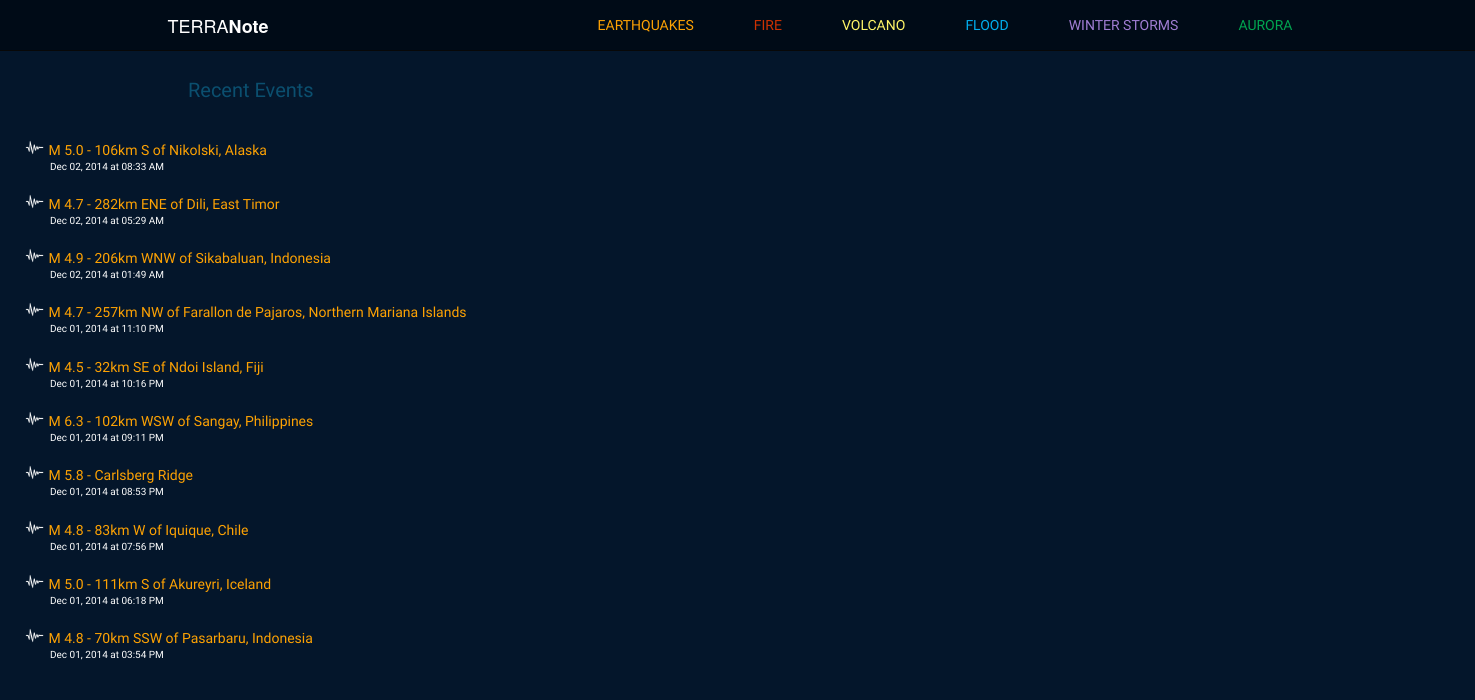
Before: / with the older database file.
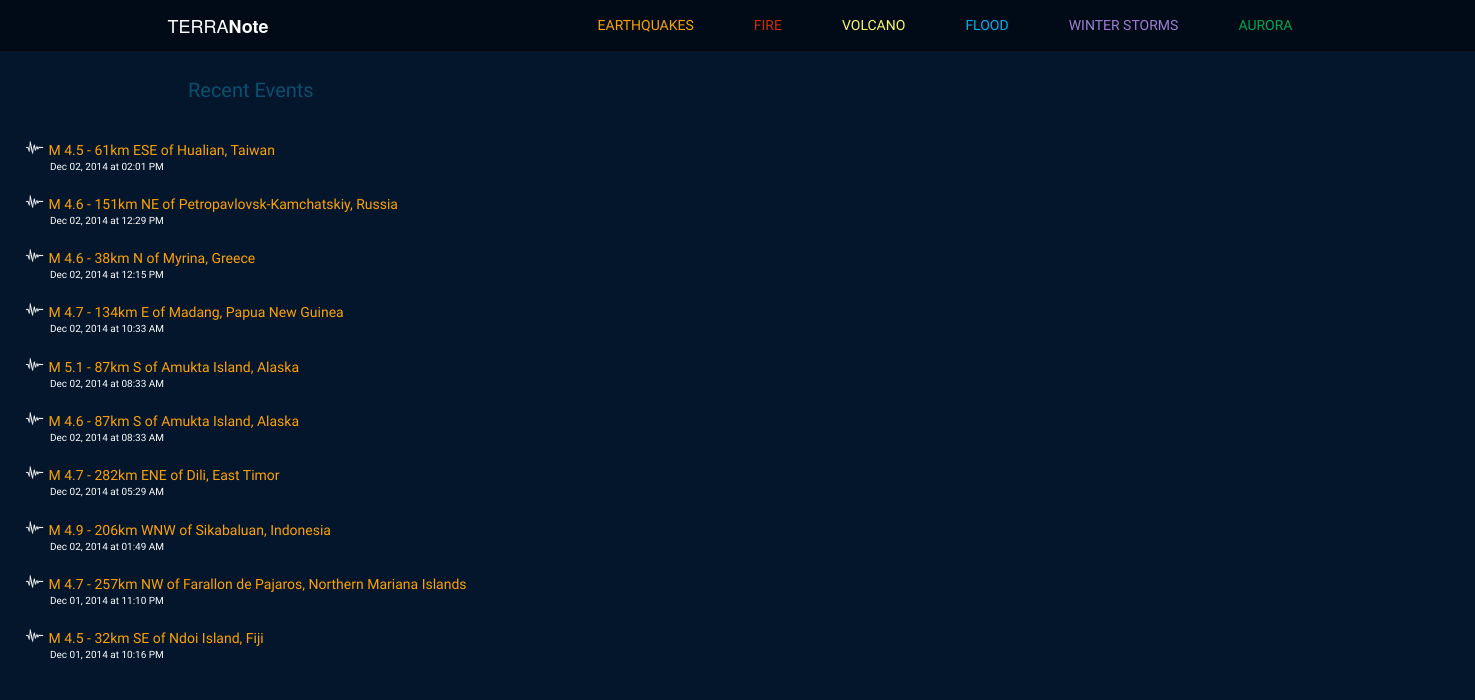
After: the same page with the newer database file.
### model.py (models this page shows)
class Quake(Base):
    __tablename__ = "quakes"
    quake_id = Column(String(50), primary_key = True)
    quake_title = Column(String, nullable = False)
    quake_type = Column(String(25), nullable = False)
    magnitude = Column(Float, nullable = False)
    place = Column(String, nullable = False)
    latitude = Column(Float, nullable = False)
    longitude = Column(Float, nullable = False)
    depth = Column(Float, nullable = False)
    quake_datetime = Column(DateTime, nullable = False)
    url = Column(String, nullable = False)
    seismictype = Column(String, nullable = False)
    status = Column(String, nullable = False)
    felt = Column(Integer, nullable = True)
    tsunami = Column(Integer, nullable = True)
    recordtime = Column(DateTime, nullable = False)

### note.py (the view)
@app.route("/")
def home_map():
	topten = db_session.query(Quake).order_by(Quake.quake_datetime.desc()).limit(10)
	cols = Quake.__table__.columns
	json_compiled = {}
	for quake in topten:
		json_compiled[quake.quake_id] = {}
		json_compiled[quake.quake_id]['lat'] = quake.latitude
		json_compiled[quake.quake_id]['lng'] = quake.longitude
		json_compiled[quake.quake_id]['title'] = quake.quake_title
		json_compiled[quake.quake_id]['id'] = quake.quake_id
	print json_compiled
	recent_quakes = db_session.query(Quake).order_by(Quake.quake_datetime.desc()).limit(10)
	return render_template("home.html", recent_quakes=recent_quakes, top_ten=json_compiled)

### templates/home.html (shortened to what this page needs)
{% extends 'base.html' %}
{% block body %}
<div class="col-sm-4">
	<div class="event-list" id="userpoint">
		<div class="row">
			<div id="recent-events">Recent Events</div>
		</div>
		<div class="row">
			{% for quake in recent_quakes %}
				<div class="quake-list">
					<img class="small-icon" src="/static/images/quake-icon.png"/>
					<div class="recent-title quake-orange"><a href="/quakes/{{ quake.quake_id }}">{{ quake.quake_title }}</a></div>
					<div class="recent-datetime">{{ quake.quake_datetime.strftime('%b %d, %Y at %I:%M %p') }}</div>
				</div>
			{% endfor %}
		</div>
	</div>
</div>
    <div class="col-sm-8">
        <div class="event-map" id="home-map"></div>
    </div>
{% endblock %}

Changed rows visible on the page:
no longer on this page (row edited): Quake: quake_title "M 6.3 - 102km WSW of Sangay, Philippines", quake_datetime "Dec 01, 2014 at 09:11 PM"
no longer on this page (row edited): Quake: quake_title "M 5.8 - Carlsberg Ridge", quake_datetime "Dec 01, 2014 at 08:53 PM"
no longer on this page (row edited): Quake: quake_title "M 4.8 - 83km W of Iquique, Chile", quake_datetime "Dec 01, 2014 at 07:56 PM"
no longer on this page (row edited): Quake: quake_title "M 5.0 - 111km S of Akureyri, Iceland", quake_datetime "Dec 01, 2014 at 06:18 PM"
no longer on this page (row edited): Quake: quake_title "M 4.8 - 70km SSW of Pasarbaru, Indonesia", quake_datetime "Dec 01, 2014 at 03:54 PM"
added Quake: quake_title "M 4.5 - 61km ESE of Hualian, Taiwan", quake_datetime "Dec 02, 2014 at 02:01 PM"
added Quake: quake_title "M 4.6 - 151km NE of Petropavlovsk-Kamchatskiy, Russia", quake_datetime "Dec 02, 2014 at 12:29 PM"
added Quake: quake_title "M 4.6 - 38km N of Myrina, Greece", quake_datetime "Dec 02, 2014 at 12:15 PM"
added Quake: quake_title "M 4.7 - 134km E of Madang, Papua New Guinea", quake_datetime "Dec 02, 2014 at 10:33 AM"
changed Quake: quake_title "M 5.0 - 106km S of Nikolski, Alaska" → "M 5.1 - 87km S of Amukta Island, Alaska"
added Quake: quake_title "M 4.6 - 87km S of Amukta Island, Alaska", quake_datetime "Dec 02, 2014 at 08:33 AM"
